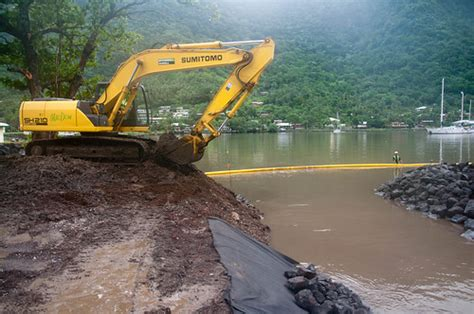
#> input picture Chapter2/DSC_0047.jpg, 474 x 314 px
$ python Separation.py
#> lines starting #> are read from the running program, lines starting #| are printed output that depends on the picture
#> further down, img is the input picture: shape (314, 474, 3); mean B, G, R 99.2, 110.3, 109.7
import cv2

def getResize(src):

    basePixSize = 1280

    height = src.shape[0]
#> height = 314
    width = src.shape[1]
#> width = 474

    largeSize = max(height, width)
#> largeSize = 474

    resizeRate = basePixSize / largeSize
#> resizeRate = 2.7

    dst = cv2.resize(src, (int(width * resizeRate), int(height * resizeRate)))

    return dst

if __name__ == '__main__':
    img = cv2.imread('DSC_0047.jpg')
    img = getResize(img)
    org = img.copy()

    bgr = cv2.split(m=img)

    cv2.imshow('Blue', bgr[0])
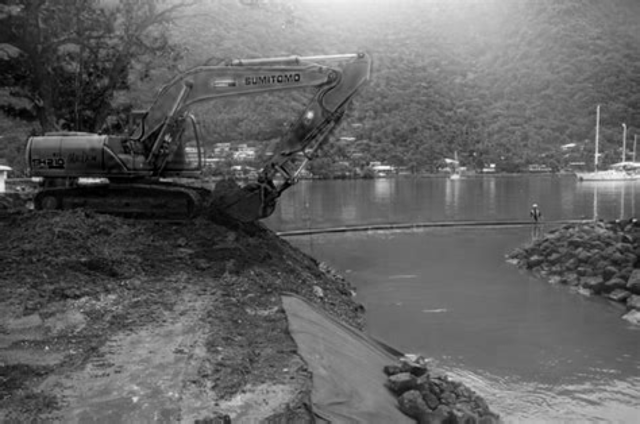
#> window 'Blue': shape (847, 1280) (shown at 1/2 size); min 0, max 254, mean 99.1
    cv2.imshow('Green', bgr[1])
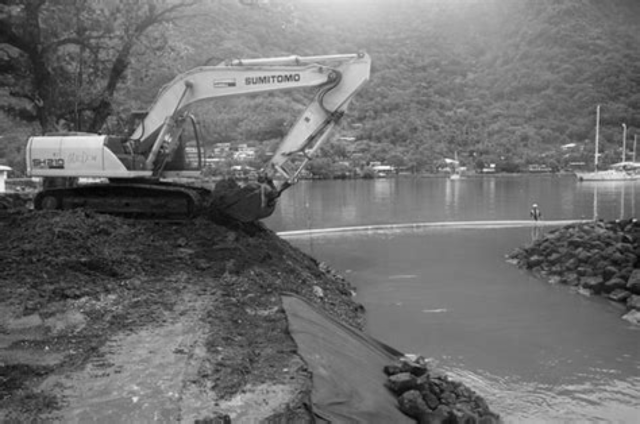
#> window 'Green': shape (847, 1280) (shown at 1/2 size); min 0, max 254, mean 110.2
    cv2.imshow('Red', bgr[2])
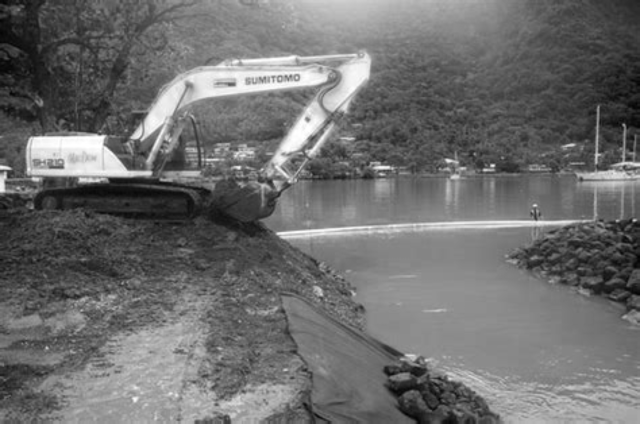
#> window 'Red': shape (847, 1280) (shown at 1/2 size); min 1, max 255, mean 109.6
    cv2.imshow('Original', org)
    cv2.waitKey(0)
    cv2.destroyAllWindows()
